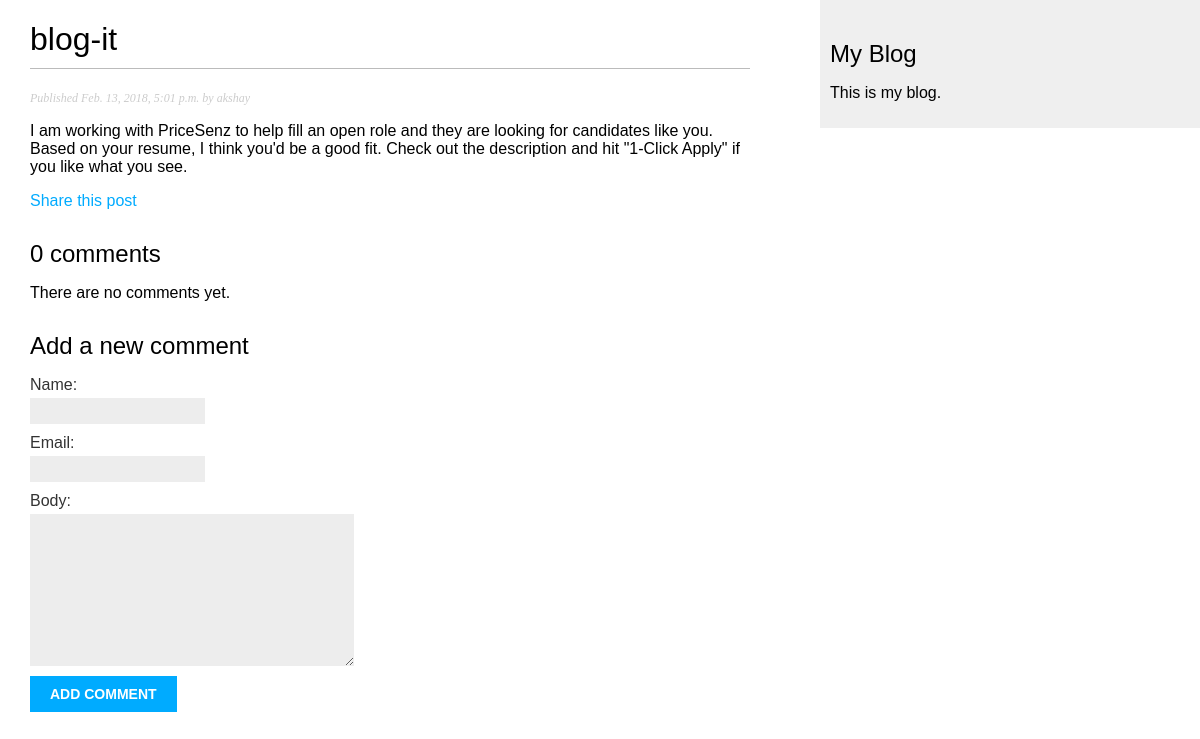
The app's page /blog/2018/02/13/blog-it/, older data.
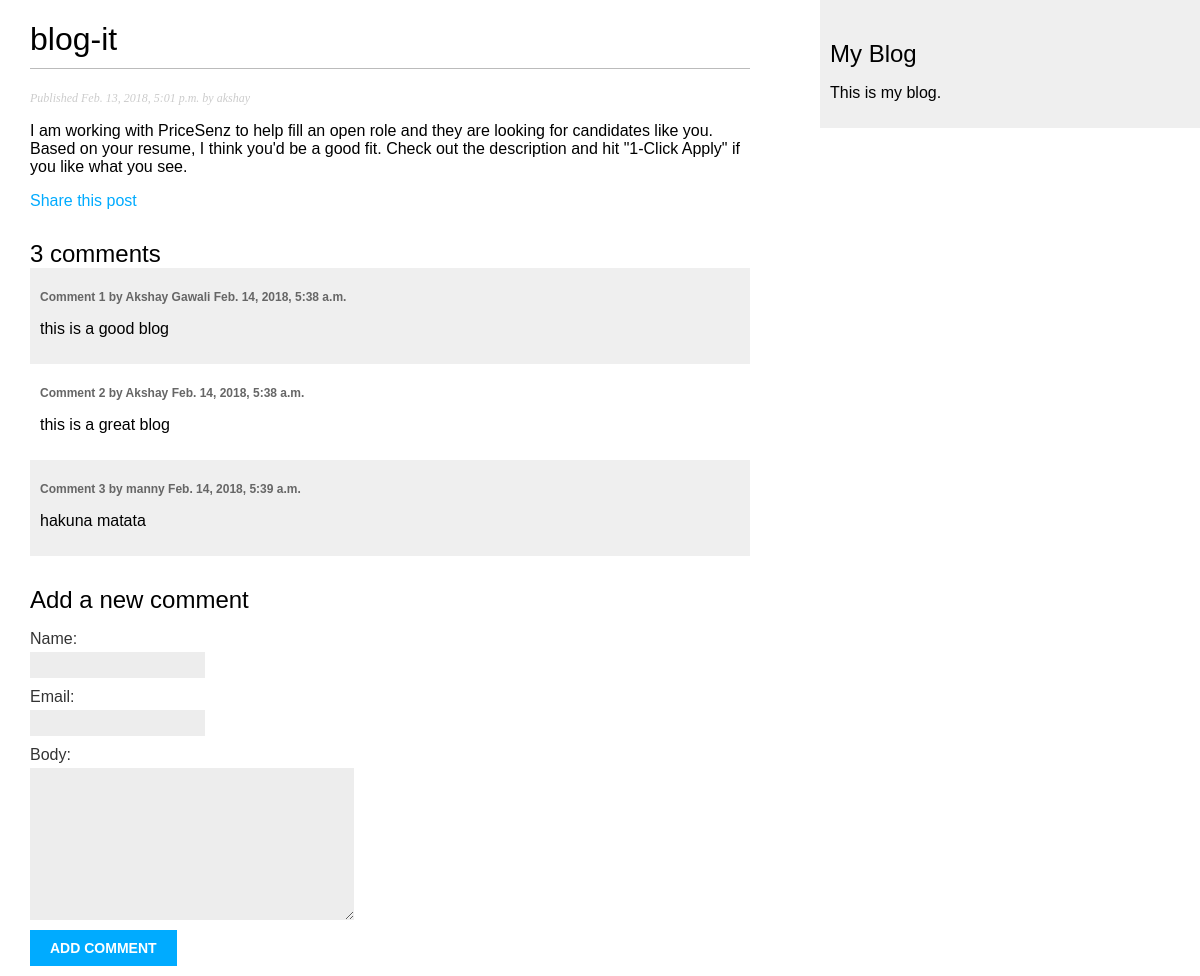
The same page, newer data.
### blog/models.py (models this page shows, shortened)
class Post (models.Model):
    STATUS_CHOICES = (
        ('draft', 'Draft'),
        ('published','Published'),
    )
    title = models.CharField(max_length=250)
    slug = models.SlugField(max_length=250, unique_for_date='publish')
    author = models.ForeignKey(User, related_name= 'blog_posts')
    body = models.TextField()
    publish = models.DateTimeField(default=timezone.now)
    created = models.DateTimeField(auto_now_add=True)
    udated = models.DateTimeField(auto_now=True)
    status = models.CharField(max_length=10, choices=STATUS_CHOICES, default='draft')
    objects = models.Manager()
    published = PublishedManager()
    tags = TaggableManager()
    class Meta:
        ordering = ('-publish',)

class Comment(models.Model):
    post = models.ForeignKey(Post, related_name='comments')
    name =models.CharField(max_length=80)
    email = models.EmailField()
    body = models.TextField()
    created = models.DateTimeField(auto_now_add=True)
    updated = models.DateTimeField(auto_now= True)
    active = models.BooleanField(default=True)
    class Meta:
        ordering = ('created',)

### blog/views.py (the view)
def post_detail(request, year, month, day, post):
    post = get_object_or_404(Post, slug=post,
                                                    status = 'published',
                                                    publish__year=year,
                                                    publish__month=month,
                                                    publish__day=day)
    comments = post.comments.filter(active=True)
    if request.method == 'POST':
        comment_form =CommentForm(data = request.POST)
        if comment_form.is_valid():
            new_comment =comment_form.save(commit=False)
            new_comment.post = post
            new_comment.save()
    else:
        comment_form = CommentForm()
    return  render(request, 'blog/post/detail.html', {'post': post,
                                                                             'comments':comments,
                                                                              'comment_form':comment_form})

### blog/forms.py
class CommentForm(forms.ModelForm):
    class Meta:
        model = Comment
        fields = ('name', 'email', 'body')

### blog/templates/blog/post/detail.html (shortened to what this page needs)
{% extends "blog/base.html" %}
{% block content %}
    <h1>{{ post.title }}</h1>
    <p class="date">Published {{ post.publish }} by {{ post.author }}</p>
    {{ post.body|linebreaks }}
    <p><a href="{% url "blog:post_share" post.id %}">Share this post</a></p>
    {% with comments.count as total_comments %}
        <h2>{{ total_comments }} comment{{ total_comments|pluralize }}</h2>
    {% endwith %}
    {% for comment in comments %}
        <div class="comment">
            <p class="info">Comment {{ forloop.counter }} by {{ comment.name }} {{ comment.created }}</p>
            {{ comment.body|linebreaks }}
        </div>
    {% empty %}
        <p>There are no comments yet.</p>
    {% endfor %}
    {% if new_comment %}
        <h2>Your comment has been added.</h2>
    {% else %}
        <h2>Add a new comment</h2>
        <form action="." method="post">
            {{ comment_form.as_p }}
            <p><input type="submit" value="Add comment"></p>
        </form>
    {%  endif %}
{% endblock %}

### blog/templates/blog/base.html (shortened to what this page needs)
{%  load staticfiles %}
<!DOCTYPE html>
<html lang="en">
<head>
    <link href="{% static 'css/blog.css' %}" rel="stylesheet">
</head>
<body>
    <div id ="content">
        {%  block content %}
        {%  endblock %}
    </div>
    <div id = "sidebar">
        <h2> My Blog</h2>
        <p>This is my blog.</p>
    </div>
</body>
</html>

### blog/static/css/blog.css (style rules this page uses)
body { margin:0; padding:0; font-family:helvetica, sans-serif; }
a { color:#00abff; text-decoration:none; }
h1 { font-weight:normal; border-bottom:1px solid #bbb; padding:0 0 10px 0; }
h2 { font-weight:normal; margin:30px 0 0; }
#content { float:left; width:60%; padding:0 0 0 30px; }
#sidebar { float:right; width:30%; padding:10px; background:#efefef; height:100%; }
p.date { color:#ccc; font-family: georgia, serif; font-size: 12px; font-style: italic; }
label { float:left; clear:both; color:#333; margin-bottom:4px; }
input, textarea { clear:both; float:left; margin:0 0 10px; background:#ededed; border:0; padding:6px 10px; font-size:12px; }
input[type=submit] { font-weight:bold; background:#00abff; color:#fff; padding:10px 20px; font-size:14px; text-transform:uppercase; }
.comment { padding:10px; }
.comment:nth-child(even) { background:#efefef; }
.comment .info { font-weight:bold; font-size:12px; color:#666; }

Row changes from the older to the newer data that the page shows:
added Comment: name "Akshay Gawali", created "Feb. 14, 2018, 5:38 a.m.", body "this is a good blog"
added Comment: name "Akshay", created "Feb. 14, 2018, 5:38 a.m.", body "this is a great blog"
added Comment: name "manny", created "Feb. 14, 2018, 5:39 a.m.", body "hakuna matata"
Text that changed along with them:
{{ total_comments }}: "0" → "3"
text no longer shown: "There are no comments yet."
